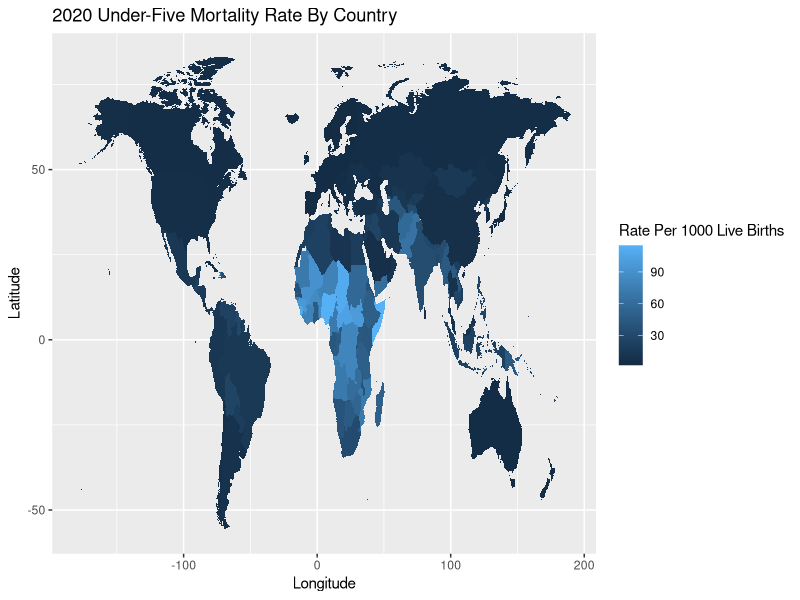

R code for this plot:
install.packages("tidyverse")

library("ggplot2")
library("readxl")
library("dplyr")

#getting data for population in each country in 2020
world_health_df <- read_excel("world_health_stats.xlsx", sheet = "Annex 2-1", range = "A5:V199")
member_states <- world_health_df$`Member State...1`
male_population <- world_health_df$`2020...2`
female_population <- world_health_df$`...3`
total_population <- world_health_df$`...4`
population_year <- rep(2020, length(member_states))

#getting data for life expetancy in each country in 2019
male_life_expectancy <- world_health_df$`2019...5`
female_life_expectancy <- world_health_df$`...6`
both_sexes_life_expectancy <- world_health_df$`...7`
life_expectancy_year <- rep(2019, length(member_states))


#getting data for healthy life expectancy in each in country in 2019
male_healthy_life_expectancy <- world_health_df$`2019...8`
female_healthy_life_expectancy <- world_health_df$`...9`
both_healthy_sexes_life_expectancy <- world_health_df$`...10`
healthy_life_expectancy_year <- rep(2019, length(member_states))

#getting data for under-five mortality rates in 2020
mortality_rate <- world_health_df$'2020...14'

# df has all data clean with columns of population, life expentancy, and healthy life expetancy
df <- data.frame(member_states, male_population, female_population, total_population, population_year, male_life_expectancy, female_life_expectancy, both_sexes_life_expectancy, life_expectancy_year, male_healthy_life_expectancy, female_healthy_life_expectancy, both_healthy_sexes_life_expectancy, healthy_life_expectancy_year, mortality_rate)


world <- map_data("world")


df <- df %>% mutate (member_states = replace(member_states, member_states == "United States of America", "USA"))
df <- df %>% mutate (member_states = replace(member_states, member_states == "Bolivia (Plurinational State of)", "Bolivia"))
df <- df %>% mutate (member_states = replace(member_states, member_states == "Venezuela (Bolivarian Republic of)", "Venezuela"))
df <- df %>% mutate (member_states = replace(member_states, member_states == "Russian Federation", "Russia"))
df <- df %>% mutate (member_states = replace(member_states, member_states == "Democratic People's Republic of Korea", "North Korea"))
df <- df %>% mutate (member_states = replace(member_states, member_states == "United Republic of Tanzania", "Tanzania"))
df <- df %>% mutate (member_states = replace(member_states, member_states == "Czechia", "Czech Republic"))
df <- df %>% mutate (member_states = replace(member_states, member_states == "Côte d'Ivoire", "Ivory Coast"))
df <- df %>% mutate (member_states = replace(member_states, member_states == "Republic of Korea", "South Korea"))
df <- df %>% mutate (member_states = replace(member_states, member_states == "Eswatini", "Swaziland"))
df <- df %>% mutate (member_states = replace(member_states, member_states == "Iran (Islamic Republic of)", "Iran"))
df <- df %>% mutate (member_states = replace(member_states, member_states == "Syrian Arab Republic", "Syria"))
df <- df %>% mutate (member_states = replace(member_states, member_states == "Viet Nam", "Vietnam"))
df <- df %>% mutate (member_states = replace(member_states, member_states == "Trinidad and Tobago", "Trinidad"))
df <- df %>% mutate (member_states = replace(member_states, member_states == "Viet Nam", "Vietnam"))
df <- df %>% mutate (member_states = replace(member_states, member_states == "Micronesia (Federated States of)", "Micronesia"))
df <- df %>% mutate (member_states = replace(member_states, member_states == "Lao People's Democratic Republic", "Laos"))
df <- df %>% mutate (member_states = replace(member_states, member_states == "Congo", "Republic of Congo"))





df <- df %>% mutate(region = member_states)

df_world_shape <- left_join(df, world, by = "region")


ggplot(df_world_shape) +
  geom_polygon(mapping = aes(x = long, 
                             y = lat, 
                             group = group, 
                             fill = mortality_rate)) +
  labs(title = '2020 Under-Five Mortality Rate By Country', fill = 'Rate Per 1000 Live Births') +
  xlab("Longitude") +
  ylab("Latitude")

  




